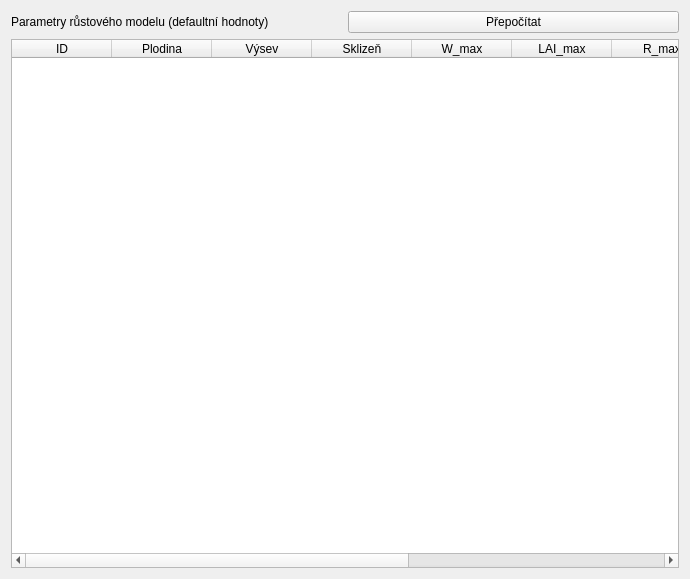
               <widget class="QWidget" name="page">
                <property name="geometry">
                 <rect>
                  <x>0</x>
                  <y>0</y>
                  <width>690</width>
                  <height>579</height>
                 </rect>
                </property>
                <attribute name="label">
                 <string>Růstový model</string>
                </attribute>
                <layout class="QGridLayout" name="gridLayout_38">
                 <item row="0" column="0">
                  <layout class="QGridLayout" name="gridLayout_28">
                   <item row="1" column="1">
                    <widget class="QPushButton" name="pb_coefs">
                     <property name="sizePolicy">
                      <sizepolicy hsizetype="Preferred" vsizetype="Fixed">
                       <horstretch>0</horstretch>
                       <verstretch>0</verstretch>
                      </sizepolicy>
                     </property>
                     <property name="toolTip">
                      <string>&lt;html&gt;&lt;head/&gt;&lt;body&gt;&lt;p&gt;Provede výpočet koeficientů růstového modelu z dat zadaných v tabulce (z hodnot maximální sušiny). Jedná se o defaultní hodnoty sklonu a interceptu růstové křivky (viz nápověda).&lt;/p&gt;&lt;/body&gt;&lt;/html&gt;</string>
                     </property>
                     <property name="text">
                      <string>Přepočítat</string>
                     </property>
                    </widget>
                   </item>
                   <item row="1" column="0">
                    <widget class="QLabel" name="label_12">
                     <property name="text">
                      <string>Parametry růstového modelu (defaultní hodnoty)</string>
                     </property>
                    </widget>
                   </item>
                  </layout>
                 </item>
                 <item row="1" column="0">
                  <widget class="QTableWidget" name="tw_growth_params">
                   <attribute name="verticalHeaderVisible">
                    <bool>false</bool>
                   </attribute>
                   <column>
                    <property name="text">
                     <string>ID</string>
                    </property>
                   </column>
                   <column>
                    <property name="text">
                     <string>Plodina</string>
                    </property>
                   </column>
                   <column>
                    <property name="text">
                     <string>Výsev</string>
                    </property>
                    <property name="toolTip">
                     <string>&lt;html&gt;&lt;head/&gt;&lt;body&gt;&lt;p&gt;Agrotechnický termín výsevu nebo výsadby&lt;/p&gt;&lt;/body&gt;&lt;/html&gt;</string>
                    </property>
                   </column>
                   <column>
                    <property name="text">
                     <string>Sklizeň</string>
                    </property>
                    <property name="toolTip">
                     <string>&lt;html&gt;&lt;head/&gt;&lt;body&gt;&lt;p&gt;Agrotechnický termín sklizně&lt;/p&gt;&lt;/body&gt;&lt;/html&gt;</string>
                    </property>
                   </column>
                   <column>
                    <property name="text">
                     <string>W_max</string>
                    </property>
                    <property name="toolTip">
                     <string>&lt;html&gt;&lt;head/&gt;&lt;body&gt;&lt;p&gt;Maximální hodnota sušiny biomasy (t.ha&lt;span style=&quot; vertical-align:super;&quot;&gt;-1&lt;/span&gt;).&lt;/p&gt;&lt;/body&gt;&lt;/html&gt;</string>
                    </property>
                   </column>
                   <column>
                    <property name="text">
                     <string>LAI_max</string>
                    </property>
                    <property name="toolTip">
                     <string>&lt;html&gt;&lt;head/&gt;&lt;body&gt;&lt;p&gt;Maximální hodnota indexu listové pokryvnosti plodiny (m&lt;span style=&quot; vertical-align:super;&quot;&gt;2&lt;/span&gt;.m&lt;span style=&quot; vertical-align:super;&quot;&gt;-2&lt;/span&gt;).&lt;/p&gt;&lt;/body&gt;&lt;/html&gt;</string>
                    </property>
                   </column>
                   <column>
                    <property name="text">
                     <string>R_max</string>
                    </property>
                    <property name="toolTip">
                     <string>&lt;html&gt;&lt;head/&gt;&lt;body&gt;&lt;p&gt;Maximální hodnota objemové vlhkosti biomasy (%).&lt;/p&gt;&lt;/body&gt;&lt;/html&gt;</string>
                    </property>
                   </column>
                   <column>
                    <property name="text">
                     <string>R_min</string>
                    </property>
                    <property name="toolTip">
                     <string>&lt;html&gt;&lt;head/&gt;&lt;body&gt;&lt;p&gt;Minimální hodnota objemové vlhkosti biomasy při sklizni (%).&lt;/p&gt;&lt;/body&gt;&lt;/html&gt;</string>
                    </property>
                   </column>
                   <column>
                    <property name="text">
                     <string>Koef_M</string>
                    </property>
                    <property name="toolTip">
                     <string>&lt;html&gt;&lt;head/&gt;&lt;body&gt;&lt;p&gt;Sklon křivky růstového modelu pro jednotlivé plodiny. Více informací naleznete v nápovědě.&lt;/p&gt;&lt;/body&gt;&lt;/html&gt;</string>
                    </property>
                   </column>
                   <column>
                    <property name="text">
                     <string>Koef_N</string>
                    </property>
                    <property name="toolTip">
                     <string>&lt;html&gt;&lt;head/&gt;&lt;body&gt;&lt;p&gt;Intercep růstového modelu pro jednotlivé plodiny. Více informací naleznete v nápovědě.&lt;/p&gt;&lt;/body&gt;&lt;/html&gt;</string>
                    </property>
                   </column>
                  </widget>
                 </item>
                </layout>
               </widget>
